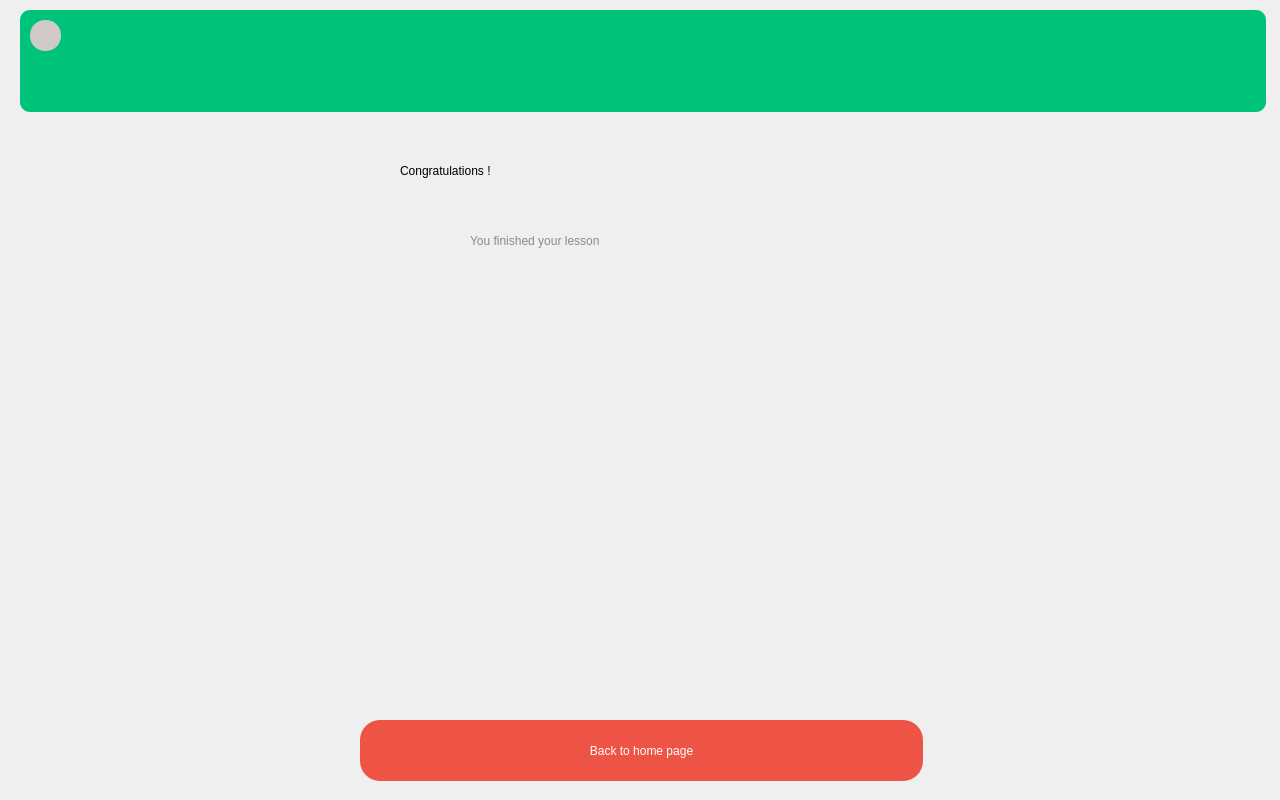
<?xml version="1.0" encoding="UTF-8"?>
<ui version="4.0">
 <class>Dialog</class>
 <widget class="QDialog" name="Dialog">
  <property name="geometry">
   <rect>
    <x>0</x>
    <y>0</y>
    <width>1280</width>
    <height>800</height>
   </rect>
  </property>
  <property name="windowTitle">
   <string>Dialog</string>
  </property>
  <widget class="QLabel" name="soundname">
   <property name="geometry">
    <rect>
     <x>20</x>
     <y>10</y>
     <width>1246</width>
     <height>102</height>
    </rect>
   </property>
   <property name="styleSheet">
    <string notr="true">background: rgb(0, 195, 122);
border-radius: 10px 10px 20px 20px;
opacity: 1;</string>
   </property>
   <property name="text">
    <string/>
   </property>
  </widget>
  <widget class="QPushButton" name="backbutton">
   <property name="geometry">
    <rect>
     <x>30</x>
     <y>20</y>
     <width>31</width>
     <height>31</height>
    </rect>
   </property>
   <property name="styleSheet">
    <string notr="true">border-radius: 15px 15px 35px 35px;
background-color: rgb(208, 201, 199);</string>
   </property>
   <property name="text">
    <string/>
   </property>
   <property name="icon">
    <iconset>
     <normaloff>images/back.png</normaloff>images/back.png</iconset>
   </property>
  </widget>
  <widget class="QLabel" name="label">
   <property name="geometry">
    <rect>
     <x>400</x>
     <y>120</y>
     <width>511</width>
     <height>101</height>
    </rect>
   </property>
   <property name="styleSheet">
    <string notr="true">font: 36pt &quot;Microsoft YaHei UI&quot;;</string>
   </property>
   <property name="text">
    <string>Congratulations !</string>
   </property>
  </widget>
  <widget class="QLabel" name="label_2">
   <property name="geometry">
    <rect>
     <x>470</x>
     <y>200</y>
     <width>361</width>
     <height>81</height>
    </rect>
   </property>
   <property name="styleSheet">
    <string notr="true">font: 20pt &quot;MS Shell Dlg 2&quot;;
color: rgb(138, 138, 138);</string>
   </property>
   <property name="text">
    <string>You finished your lesson</string>
   </property>
  </widget>
  <widget class="QLabel" name="soundname2">
   <property name="geometry">
    <rect>
     <x>580</x>
     <y>280</y>
     <width>141</width>
     <height>41</height>
    </rect>
   </property>
   <property name="text">
    <string/>
   </property>
  </widget>
  <widget class="QPushButton" name="backhome">
   <property name="geometry">
    <rect>
     <x>360</x>
     <y>720</y>
     <width>563</width>
     <height>61</height>
    </rect>
   </property>
   <property name="styleSheet">
    <string notr="true">border-radius: 20px 20px 35px 35px;
background-color: rgb(238, 84, 69);
color: rgb(255, 0, 0);

color: rgb(255, 255, 255);

font: 75 16pt &quot;MS Shell Dlg 2&quot;;</string>
   </property>
   <property name="text">
    <string>Back to home page</string>
   </property>
  </widget>
  <widget class="QLabel" name="label_3">
   <property name="geometry">
    <rect>
     <x>440</x>
     <y>340</y>
     <width>411</width>
     <height>351</height>
    </rect>
   </property>
   <property name="text">
    <string/>
   </property>
   <property name="pixmap">
    <pixmap>images/medal (1).png</pixmap>
   </property>
   <property name="scaledContents">
    <bool>true</bool>
   </property>
  </widget>
 </widget>
 <resources/>
 <connections/>
</ui>
